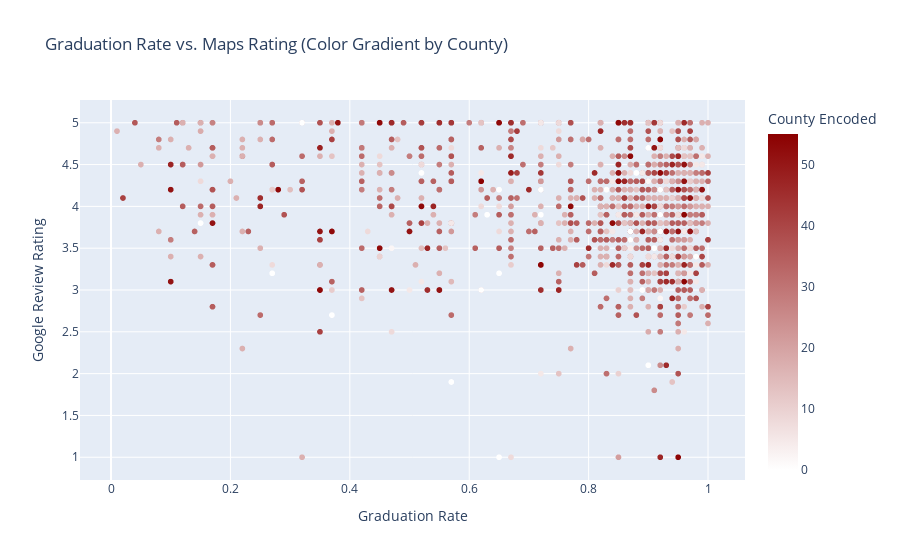

The cell this chart's notebook holds for it:
### Code cell
df['County Encoded'] = df['County'].astype('category').cat.codes # numeric encoding for counties so we can have a gradient
fig = px.scatter(
    df,
    x='Graduation Rate',
    y='Google Review Rating',
    color='County Encoded',  # Gradient color based on encoded county
    hover_data=['Name', 'City', 'District', 'County'],
    title="Graduation Rate vs. Maps Rating (Color Gradient by County)",
    labels={
        'Google Review Rating': 'Google Review Rating',
        'Graduation Rate': 'Graduation Rate',
        'County_Encoded': 'County (Gradient)'
    },
    color_continuous_scale=[(0, "white"), (1, "darkred")]
)

# Save as an HTML file
fig.write_html("./plots/graduation_vs_maps_by_county_gradient.html")

# Optional: Show the plot in a web browser
fig.show()

### Figure 1 — Plotly figure (JSON) as saved in the notebook; plotly's stock layout.template omitted (floating-point values rounded to 4 significant figures; data arrays with more than 128 entries replaced by an {"elided": "..."} marker saying what was removed)
{"data": [{"customdata": {"elided": "1675x4 str values"}, "hovertemplate": "Graduation Rate=%{x}<br>Google Review Rating=%{y}<br>Name=%{customdata[0]}<br>City=%{customdata[1]}<br>District=%{customdata[2]}<br>County=%{customdata[3]}<br>County Encoded=%{marker.color}<extra></extra>", "legendgroup": "", "marker": {"color": {"elided": "1675 int values"}, "coloraxis": "coloraxis", "symbol": "circle"}, "mode": "markers", "name": "", "showlegend": false, "type": "scattergl", "x": {"elided": "1675 float values"}, "xaxis": "x", "y": {"elided": "1675 float values"}, "yaxis": "y"}], "layout": {"coloraxis": {"colorbar": {"title": {"text": "County Encoded"}}, "colorscale": [[0, "white"], [1, "darkred"]]}, "legend": {"tracegroupgap": 0}, "title": {"text": "Graduation Rate vs. Maps Rating (Color Gradient by County)"}, "xaxis": {"anchor": "y", "domain": [0, 1], "title": {"text": "Graduation Rate"}}, "yaxis": {"anchor": "x", "domain": [0, 1], "title": {"text": "Google Review Rating"}}}}
